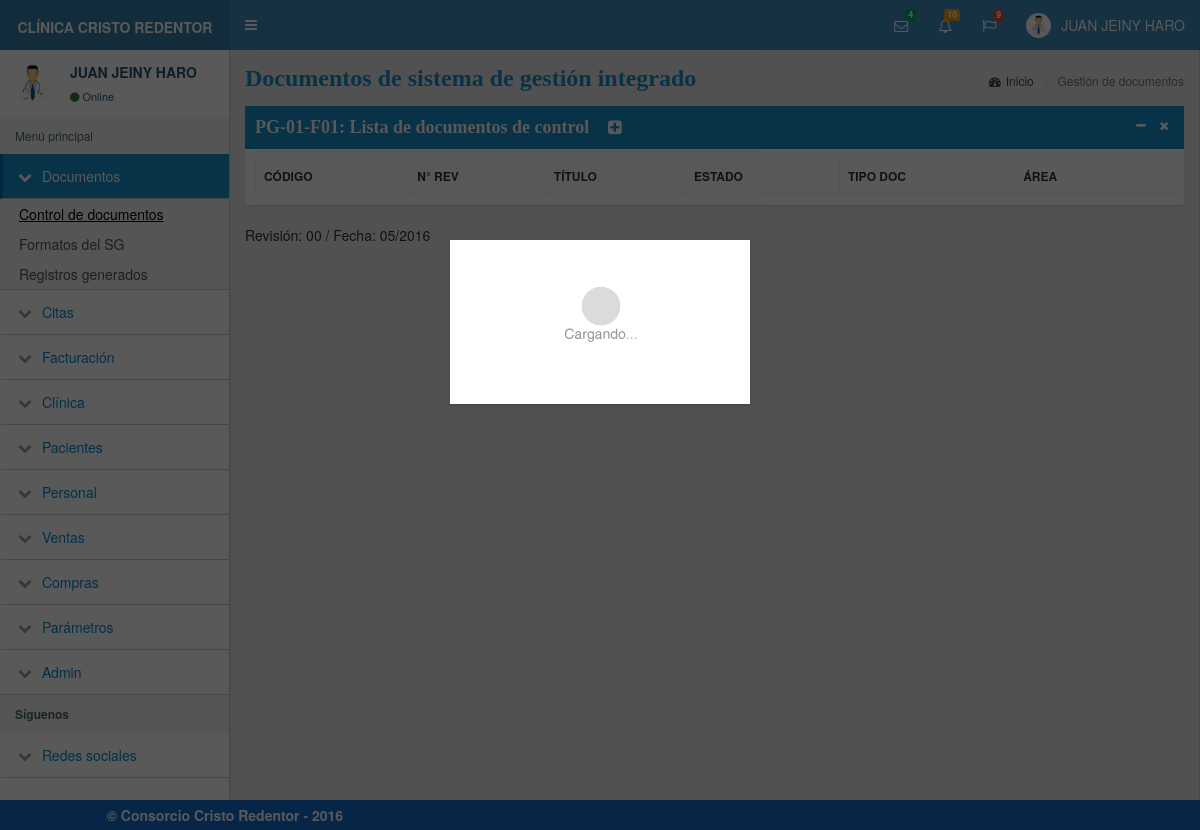
Page /modulos/documentos/control_documentos.php (signed in) on the committed database.
### tables this page shows
CREATE TABLE modules (
  id int NOT NULL PRIMARY KEY,
  nombre VARCHAR(35) NOT NULL,
  folder VARCHAR(35) NOT NULL
);

CREATE TABLE items (
  id int AUTO_INCREMENT PRIMARY KEY,
  module_id int NOT NULL,
  nombre VARCHAR(55) NOT NULL,
  file VARCHAR(55) NOT NULL,
  FOREIGN KEY (module_id) REFERENCES modules(id)
);

### modulos/general/validar_sesion.php (called while the page is built, shortened)
<?php
  $usuario = $_SESSION['usuarioClinica'];
?>

### modulos/general/izquierda_menu.php (the view)
<aside class="main-sidebar">
    <div class="user-panel">
        <div class="pull-left image">
            <img src="../../img/doctor.JPG" class="img-circle" alt="User Image">
        </div>
        <div class="pull-left info" style="color:#245573 !important">
            <p><?php echo $usuario; ?></p>
            <a href="#" style="color:#245573 !important"><i class="fa fa-circle text-success"></i>Online</a>
        </div>
    </div>
    <section class="sidebar">
        <ul class="sidebar-menu">
            <li class="header">Menú principal</li>
            <?php
            require '../bd/bd_conexion.php';
            $query = 'SELECT id, nombre, folder FROM modules';
            $result_set = mysqli_query($con, $query);
            $modules = $result_set->fetch_all();
            foreach ($modules as $module):
                $query = 'SELECT I.nombre, I.file FROM items I INNER JOIN permissions P ON P.item_id=I.id WHERE module_id = ' . $module[0];
                $result_set_items = mysqli_query($con, $query);
                $items = $result_set_items->fetch_all();
                if (sizeof($items) > 0) {
            ?>
                    <li class="treeview">
                        <a href="#">
                            <i class="fa fa-chevron-down"></i>
                            <span><?= $module[1] ?></span>
                        </a>
                        <ul class="treeview-menu">
                            <?php foreach ($items as $item): ?>
                                <li class="treeview">
                                    <a href="../<?= $module[2] ?>/<?= $item[1] ?>.php">
                                        <span><?= $item[0] ?></span>
                                    </a>
                                </li>
                            <?php endforeach; ?>
                        </ul>
                    </li>
            <?php
                }
            endforeach;
            ?>
            <?php include 'izquierda_redes.php' ?>
        </ul>
    </section>
</aside>

### modulos/documentos/control_documentos.php (shortened to what this page needs)
<?php include '../general/validar_sesion.php';?>
<!DOCTYPE html>
<html>
<head>
  <?php include '../general/header.php';?>
</head>
<body class="hold-transition skin-blue sidebar-mini">
  <?php include '../general/menu_principal.php';?>
<div class="wrapper">
  <?php include '../general/izquierda_menu.php';?>
  <div class="content-wrapper">
    <section class="content-header">
      <h1>
        Documentos de sistema de gestión integrado
      </h1>
      <ol class="breadcrumb">
        <li><a href="#"><i class="fa fa-dashboard"></i>Inicio</a></li>
        <li class="active">Gestión de documentos</li>
      </ol>
    </section>
    <section class="content">
      <div class="box box-solid color-palette-box">
        <div class="box-header bg-blue" >
          <div>
            <h3 class="box-title">PG-01-F01: Lista de documentos de control</h3>
            <a href="#" style='color:#fff; font-size:16px; margin-left:15px;' onclick="abrirModal('#modalRegDocumento');limpiarForm('formDocumento');">
              <i class='fa fa-plus-square' title='Registrar nuevo'></i>
            </a>
          </div>
          <div class="box-tools pull-right">
            <button style='color:#fff;' type="button" class="btn btn-box-tool" data-widget="collapse">
              <i class="fa fa-minus"></i>
            </button>
            <button style='color:#fff;' type="button" class="btn btn-box-tool" data-widget="remove">
              <i class="fa fa-times"></i>
            </button>
          </div>
        </div>
        <div class="box-body" style='overflow-x:scroll;overflow-y:hidden' align="center">
          <table id="tablaDocumentos" class="table table-bordered table-hover tablaDatos">
            <thead>
              <tr>
                <th>CÓDIGO</th>
                <th>N° REV</th>
                <th>TÍTULO</th>
                <th>ESTADO</th>
                <th>TIPO DOC</th>
                <th>ÁREA</th>
                <th> </th>
              </tr>
            </thead>
          </table>
        </div>
      </div>
      <div>
        Revisión:  00 / Fecha: 05/2016
      </div>
    </section>
  </div>
</div>
  <?php include '../general/pie_pagina.php';?>
</body>
</html>

### modulos/general/header.php (shortened to what this page needs)
<link rel="stylesheet" href="../../bootstrap/css/bootstrap.min.css">
<link rel="stylesheet" href="../../dist/css/skins/estilos.min.css">
<link rel="stylesheet" href="../../dist/css/admin.min.css">
<link rel="stylesheet" href="../../plugins/daterangepicker/daterangepicker-bs3.css">
<link rel="stylesheet" href="../../plugins/datepicker/datepicker3.css">
<link rel="stylesheet" href="../../plugins/iCheck/all.css">
<link rel="stylesheet" href="../../plugins/timepicker/bootstrap-timepicker.min.css">
<link rel="stylesheet" href="../../plugins/datepicker/datepicker.min.css"/>
<link rel="stylesheet" href="../../bootstrap/css/font-awesome.min.css">
<link rel="stylesheet" href="../../plugins/morris/morris.css">
<link rel="stylesheet" href="../css/style.css">
<link rel="stylesheet" href="../css/plan.css">
<link rel="stylesheet" href="../../plugins/chosen/chosen.min.css">
  <link rel="stylesheet" href="../../plugins/datatables/dataTables.bootstrap.css">

### modulos/general/menu_principal.php (shortened to what this page needs)
<header class="main-header">
    <a href="#" class="logo">
      <span class="logo-lg"><b style="font-size:14px;">CLÍNICA CRISTO REDENTOR</b></span>
    </a>
    <nav class="navbar navbar-static-top" role="navigation">
      <a href="#" class="sidebar-toggle" data-toggle="offcanvas" role="button">
      </a>
      <div class="navbar-custom-menu">
        <ul class="nav navbar-nav">
          <li class="dropdown messages-menu">
            <a href="#" class="dropdown-toggle" data-toggle="dropdown">
              <i class="fa fa-envelope-o"></i>
              <span class="label label-success">4</span>
            </a>
          </li>
          <li class="dropdown notifications-menu">
            <a href="#" class="dropdown-toggle" data-toggle="dropdown">
              <i class="fa fa-bell-o"></i>
              <span class="label label-warning">10</span>
            </a>
          </li>
          <li class="dropdown tasks-menu">
            <a href="#" class="dropdown-toggle" data-toggle="dropdown">
              <i class="fa fa-flag-o"></i>
              <span class="label label-danger">9</span>
            </a>
          </li>
          <li class="dropdown user user-menu">
            <a href="#" class="dropdown-toggle" data-toggle="dropdown">
              <img src="../../img/doctor.jpg" class="user-image" alt="User Image">
              <span class="hidden-xs">
                <?php echo $usuario; ?>
              </span>
            </a>
          </li>
        </ul>
      </div>
    </nav>
</header>

### modulos/general/izquierda_redes.php (shortened to what this page needs)
<li class="header"><strong>Síguenos</strong></li>
<li class="treeview">
    <a href="#">
        <i class="fa fa-chevron-down"></i>
        <span>Redes sociales</span>
    </a>
</li>

### modulos/general/pie_pagina.php
<div class="modal fade" id="modalCargando" tabindex="-1" role="dialog" aria-labelledby="myModalLabel" aria-hidden="true">
	<div class="modal-dialog" align="center">
	  <div class="modal-content" align="center" style="margin-top:40%;width:50%;">
	    <img src="../../img/cargando4.gif" class="img-responsive" style="padding:10%">
	  </div>
	</div>
</div>
<div class="footer">
  <div class="row" >
    <div class="col-md-5 col-md-offset-1" align="left">
        <strong>  &copy; Consorcio Cristo Redentor - 2016</strong>
    </div>
  </div>
</div>

### modulos/css/style.css (style rules this page uses)
body { background-color: #F3F3F3; }
table th,table td { font-size:12px; }
.box-body,.modal-body { text-align: justify; }
.header { margin-bottom: 20px; }
h1 { margin: 20px; font-family: cambria; font-size:30px; font-weight: bold; color:#1990CE; }
h3 { margin: 15px; font-size:23px; font-weight: bold; font-family: cambria; color:#fff; }
.footer { padding: 5px; background-color: #156CCC; color:#fff; }

### rows in the picture
modules: nombre "Documentos"
items: nombre "Control de documentos"
items: nombre "Formatos del SG"
items: nombre "Registros generados"
modules: nombre "Citas"
modules: nombre "Facturación"
modules: nombre "Clínica"
modules: nombre "Pacientes"
modules: nombre "Personal"
modules: nombre "Ventas"
modules: nombre "Compras"
modules: nombre "Parámetros"
modules: nombre "Admin"

### other values in the picture
$usuario "JUAN JEINY HARO"
